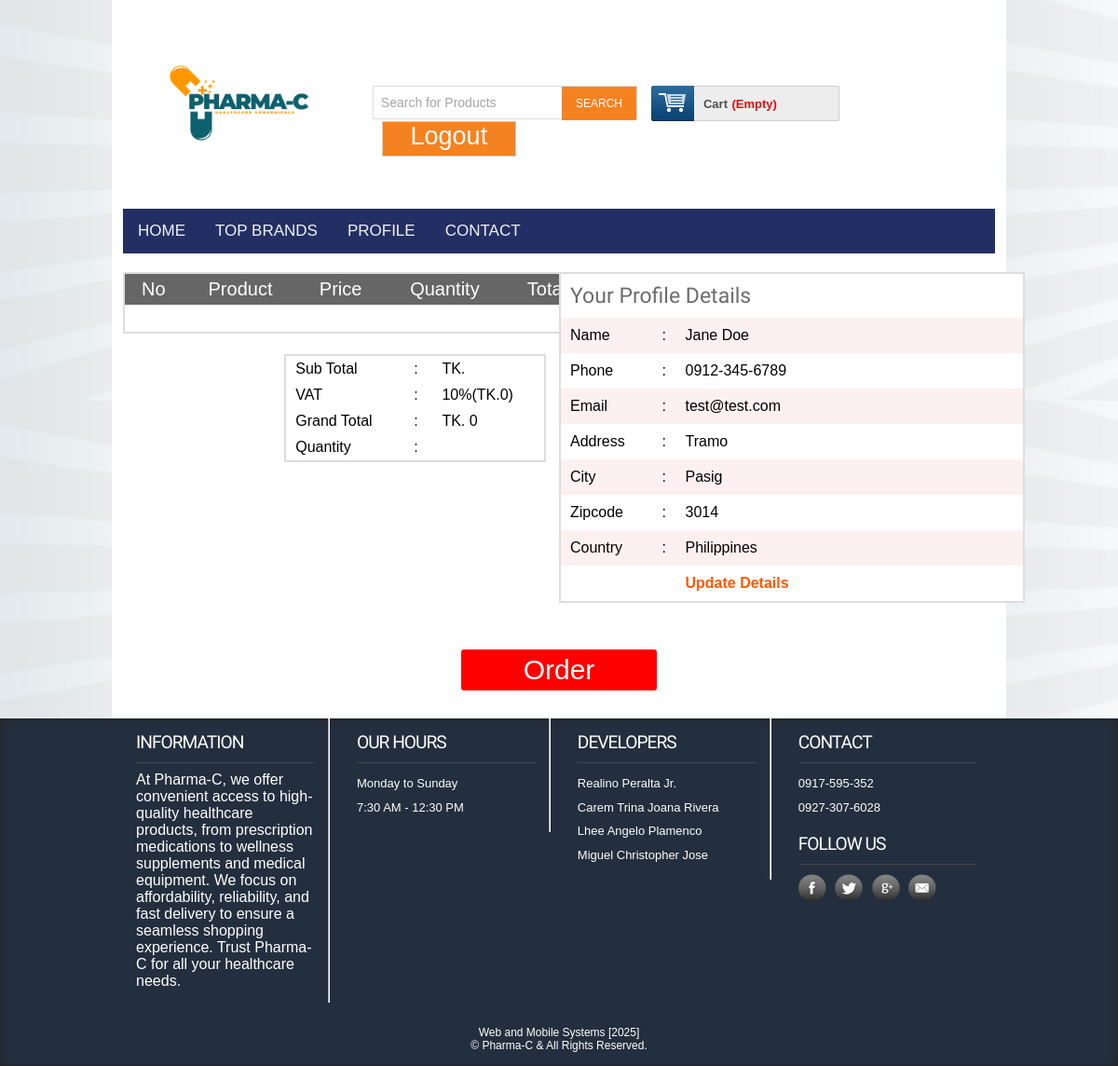
The app's page /paymentoffline.php (signed in) with its own data.
### tables this page shows
CREATE TABLE `tbl_customer` (
  `id` int(11) NOT NULL,
  `name` varchar(255) NOT NULL,
  `address` text NOT NULL,
  `city` varchar(30) NOT NULL,
  `country` varchar(30) NOT NULL,
  `zip` varchar(30) NOT NULL,
  `phone` varchar(30) NOT NULL,
  `email` varchar(255) NOT NULL,
  `pass` varchar(32) NOT NULL
);

### classess/Customer.php (called while the page is built, shortened)
<?php
$filepath = realpath(dirname(__FILE__));
include_once ($filepath.'/../lib/Database.php');
?>
<?php
class Customer{
private $db;
	public function __construct()
	{
		$this->db = new Database();
	}
public function getCustomerData($id){
	$query = "SELECT * FROM tbl_customer WHERE id = '$id'";
		$result = $this->db->select($query);
		return $result;
}
}
?>

### lib/Database.php (called while the page is built, shortened)
<?php
Class Database{
 public $host   = DB_HOST;
 public $user   = DB_USER;
 public $pass   = DB_PASS;
 public $dbname = DB_NAME;
 public $link;
private function connectDB(){
 $this->link = new mysqli($this->host, $this->user, $this->pass,
  $this->dbname);
 }
public function select($query){
  $result = $this->link->query($query) or
   die($this->link->error.__LINE__);
  if($result->num_rows > 0){
    return $result;
  } else {
    return false;
  }
 }
}

### lib/Session.php (called while the page is built, shortened)
<?php
class Session{
 public static function get($key){
  if (isset($_SESSION[$key])) {
   return $_SESSION[$key];
  } else {
   return false;
  }
 }
}
?>

### paymentoffline.php (the view, shortened to what this page needs)
<?php include 'inc/header.php';?>
 <div class="main">
    <div class="content">
    	<div class="section group">
    	<div class="division">
            <table class="tblone">
                            <tr>
                                <th>No</th>
                                <th>Product</th>
                                <th>Price</th>
                                <th>Quantity</th>
                                <th>Total</th>
                            </tr>
                            <tr>
                        </table>
                        <table class="tbltwo">
                            <tr>
                                <td>Sub Total</td>
                                <td>:</td>
                                <td>TK. <?php echo $sum; ?></td>
                            </tr>
                            <tr>
                                <td>VAT</td>
                                <td>:</td>
                                <td>10%(TK.<?php echo $vat = $sum * 0.1; ?>)</td>
                            </tr>
                            <tr>
                                <td>Grand Total</td>
                                <td>:</td>
                                <td>TK.
                                    <?php
                                    $vat = $sum * 0.1;
                                    $gtotal = $sum + $vat;
                                    echo $gtotal;
                                     ?>
                                </td>
                            </tr>
                             <tr>
                                <td>Quantity</td>
                                <td>:</td>
                                <td><?php echo $qty; ?></td>
                            </tr>
                       </table>
        </div>
        <div class="division">
            <?php
            $id = Session::get("cmrId");
            $getdata = $cmr->getCustomerData($id);
            if ($getdata) {
                while ($result = $getdata->fetch_assoc()) {
             ?>
                <table class="tblone">
                    <tr>
                        <td colspan="3"><h2>Your Profile Details</h2></td>
                    </tr>
                    <tr>
                        <td width="20%">Name</td>
                        <td width="5%">:</td>
                        <td><?php echo $result['name'];?></td>
                    </tr>
                    <tr>
                        <td>Phone</td>
                        <td>:</td>
                        <td><?php echo $result['phone'];?></td>
                    </tr>
                    <tr>
                        <td>Email</td>
                        <td>:</td>
                        <td><?php echo $result['email'];?></td>
                    </tr>
                    <tr>
                        <td>Address</td>
                        <td>:</td>
                        <td><?php echo $result['address'];?></td>
                    </tr>
                    <tr>
                        <td>City</td>
                        <td>:</td>
                        <td><?php echo $result['city'];?></td>
                    </tr>
                    <tr>
                        <td>Zipcode</td>
                        <td>:</td>
                        <td><?php echo $result['zip'];?></td>
                    </tr>
                    <tr>
                        <td>Country</td>
                        <td>:</td>
                        <td><?php echo $result['country'];?></td>
                    </tr>
                    <tr>
                        <td></td>
                        <td></td>
                        <td><a href="editprofile.php">Update Details</a></td>
                    </tr>
                </table>
            <?php }} ?>
        </div>
 		</div>
 	</div>
    <div class="ordernow"><a href="?orderid=Order">Order</a></div>
	</div>
  <?php include 'inc/footer.php';?>

### css/newstyle.css (style rules this page uses)
html,body,div,span,applet,object,iframe,h1,h2,h3,h4,h5,h6,p,blockquote,pre,a,abbr,acronym,address,big,cite,code,del,dfn,em,img,ins,kbd,q,s,samp,small,strike,strong,sub,sup,tt,var,b,u,i,dl,dt,dd,ol,nav ul,nav li,fieldset,form,label,legend,table,caption,tbody,tfoot,thead,tr,th,td,article,aside,canvas,details,embed,figure,figcaption,footer,header,hgroup,menu,nav,output,ruby,section,summary,time,mark,audio,video { margin:0;padding:0;border:0;font-size:100%;font:inherit;vertical-align:baseline; }
table { border-collapse:collapse;border-spacing:0; }
a { text-decoration:none; }
body { font-family:Arial, Helvetica, sans-serif; background:url(../images/body_bg.jpg); }
.section { clear: both; padding: 0px; margin: 0px; }
.group:before, .group:after { content:""; display:table; }
.group:after { clear:both; }
.group { zoom:1; }
.content { padding:20px 0; background:#FFF; }
.content h2 { font-size:23px; color:#6C6C6C; font-family: 'Monda', sans-serif; }
.tblone { border: 1px solid #fff; margin-bottom: 12px; width: 100%; }
.tblone th { background: #666 none repeat scroll 0 0; color: #fff; font-size: 20px; padding: 5px 8px; text-align: center; }
.tblone td { padding:10px;text-align:center; }
table.tblone tr:nth-child(2n+1) { background:#fff;height:30px; }
table.tblone tr:nth-child(2n) { background:#fdf0f1;height:30px; }
table.tblone a { color: #fe5800; font-weight: bold; text-decoration: none; }

### css/tougle.css (style rules this page uses)
body { margin: 0; font-family: Arial, Helvetica, sans-serif; }

### paymentoffline.php (style rules this page uses)
.division { width: 50%;float: left; }
.tblone { width: 500px;margin: 0 auto;border: 2px solid #ddd;margin-bottom: 10px; }
.tblone tr td { text-align: justify; }
.tbltwo { float: right;text-align: left;width: 60%;border: 2px solid #ddd;margin-right: 14px;margin-top: 12px; }
.tbltwo tr td { text-align: justify;padding: 5px 10px; }
.ordernow { padding-bottom: 30px; }
.ordernow a { width: 200px;margin: 20px auto 0;text-align: center;padding: 5px;font-size: 30px;display: block;background: #ff0000;color: #fff;border-radius: 3px; }

### records on screen
tbl_customer: name "Jane Doe", phone "0912-345-6789", email "test@test.com", address "Tramo", city "Pasig", zip "3014", country "Philippines"

### other values on screen
$vat = $sum * 0.1 "0"
$gtotal "0"
